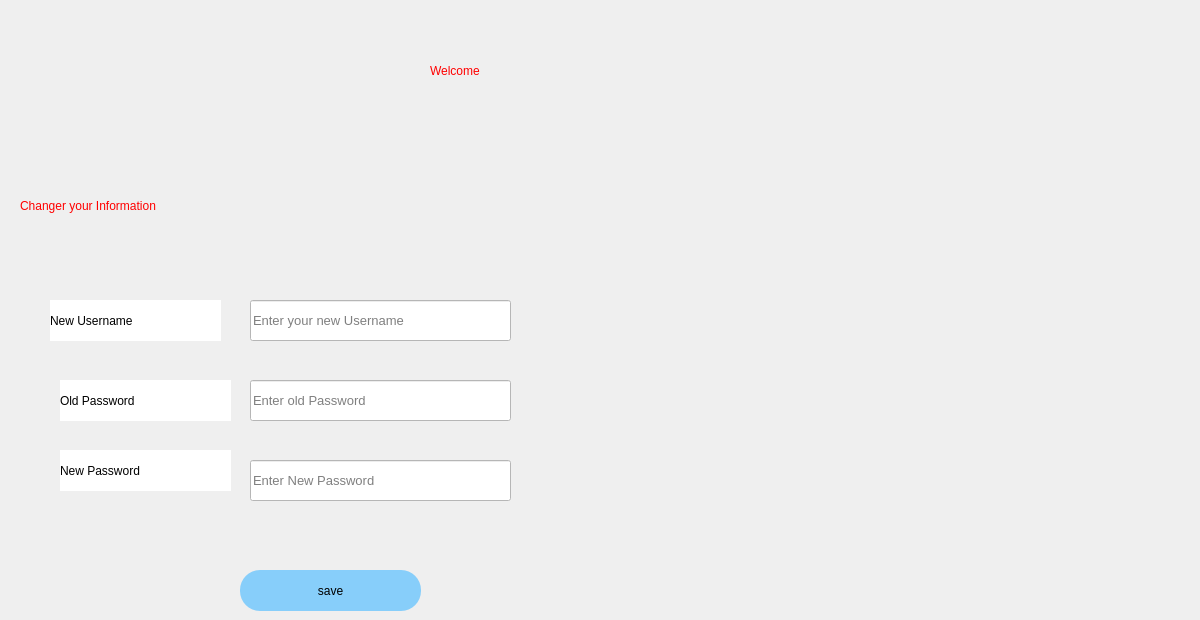
    <widget class="QWidget" name="tab_2">
     <attribute name="title">
      <string>home</string>
     </attribute>
     <widget class="QLabel" name="label_2">
      <property name="geometry">
       <rect>
        <x>430</x>
        <y>30</y>
        <width>401</width>
        <height>81</height>
       </rect>
      </property>
      <property name="styleSheet">
       <string notr="true">color:rgb(255, 0, 0);
font: 40pt &quot;MS Shell Dlg 2&quot;;</string>
      </property>
      <property name="text">
       <string>Welcome </string>
      </property>
     </widget>
     <widget class="QLabel" name="label_3">
      <property name="geometry">
       <rect>
        <x>20</x>
        <y>180</y>
        <width>351</width>
        <height>51</height>
       </rect>
      </property>
      <property name="styleSheet">
       <string notr="true">font: 75 16pt &quot;MS Shell Dlg 2&quot;;color:rgb(255, 0, 0)</string>
      </property>
      <property name="text">
       <string>Changer your Information </string>
      </property>
     </widget>
     <widget class="QLineEdit" name="fname_3">
      <property name="geometry">
       <rect>
        <x>250</x>
        <y>380</y>
        <width>261</width>
        <height>41</height>
       </rect>
      </property>
      <property name="styleSheet">
       <string notr="true">background-color:rgb(255, 255, 255);font-size:10pt;</string>
      </property>
      <property name="echoMode">
       <enum>QLineEdit::Password</enum>
      </property>
      <property name="placeholderText">
       <string>Enter old Password</string>
      </property>
     </widget>
     <widget class="QLineEdit" name="fname_4">
      <property name="geometry">
       <rect>
        <x>250</x>
        <y>460</y>
        <width>261</width>
        <height>41</height>
       </rect>
      </property>
      <property name="styleSheet">
       <string notr="true">background-color:rgb(255, 255, 255);font-size:10pt;</string>
      </property>
      <property name="echoMode">
       <enum>QLineEdit::Password</enum>
      </property>
      <property name="placeholderText">
       <string>Enter New Password</string>
      </property>
     </widget>
     <widget class="QLabel" name="label_32">
      <property name="geometry">
       <rect>
        <x>60</x>
        <y>380</y>
        <width>171</width>
        <height>41</height>
       </rect>
      </property>
      <property name="styleSheet">
       <string notr="true">background-color:rgb(255, 255, 255);
font: 75 11pt &quot;MS Shell Dlg 2&quot;;</string>
      </property>
      <property name="text">
       <string>Old Password</string>
      </property>
     </widget>
     <widget class="QLabel" name="label_33">
      <property name="geometry">
       <rect>
        <x>60</x>
        <y>450</y>
        <width>171</width>
        <height>41</height>
       </rect>
      </property>
      <property name="styleSheet">
       <string notr="true">background-color:rgb(255, 255, 255);
font: 75 11pt &quot;MS Shell Dlg 2&quot;;</string>
      </property>
      <property name="text">
       <string>New Password </string>
      </property>
     </widget>
     <widget class="QPushButton" name="saveButton">
      <property name="geometry">
       <rect>
        <x>240</x>
        <y>570</y>
        <width>181</width>
        <height>41</height>
       </rect>
      </property>
      <property name="styleSheet">
       <string notr="true">background-color:rgb(135,206,250);font: 75 12pt &quot;MS Shell Dlg 2&quot;;border-radius:20</string>
      </property>
      <property name="text">
       <string>save</string>
      </property>
     </widget>
     <widget class="QLineEdit" name="fname_5">
      <property name="geometry">
       <rect>
        <x>250</x>
        <y>300</y>
        <width>261</width>
        <height>41</height>
       </rect>
      </property>
      <property name="styleSheet">
       <string notr="true">background-color:rgb(255, 255, 255);font-size:10pt;</string>
      </property>
      <property name="placeholderText">
       <string>Enter your new Username</string>
      </property>
     </widget>
     <widget class="QLabel" name="label_34">
      <property name="geometry">
       <rect>
        <x>50</x>
        <y>300</y>
        <width>171</width>
        <height>41</height>
       </rect>
      </property>
      <property name="styleSheet">
       <string notr="true">background-color:rgb(255, 255, 255);
font: 75 11pt &quot;MS Shell Dlg 2&quot;;</string>
      </property>
      <property name="text">
       <string>New Username</string>
      </property>
     </widget>
     <widget class="QLabel" name="label_31">
      <property name="geometry">
       <rect>
        <x>720</x>
        <y>160</y>
        <width>471</width>
        <height>431</height>
       </rect>
      </property>
      <property name="text">
       <string/>
      </property>
      <property name="pixmap">
       <pixmap>610-6107225_parental-control-logo-hd-png-download.png</pixmap>
      </property>
      <property name="scaledContents">
       <bool>true</bool>
      </property>
     </widget>
    </widget>
